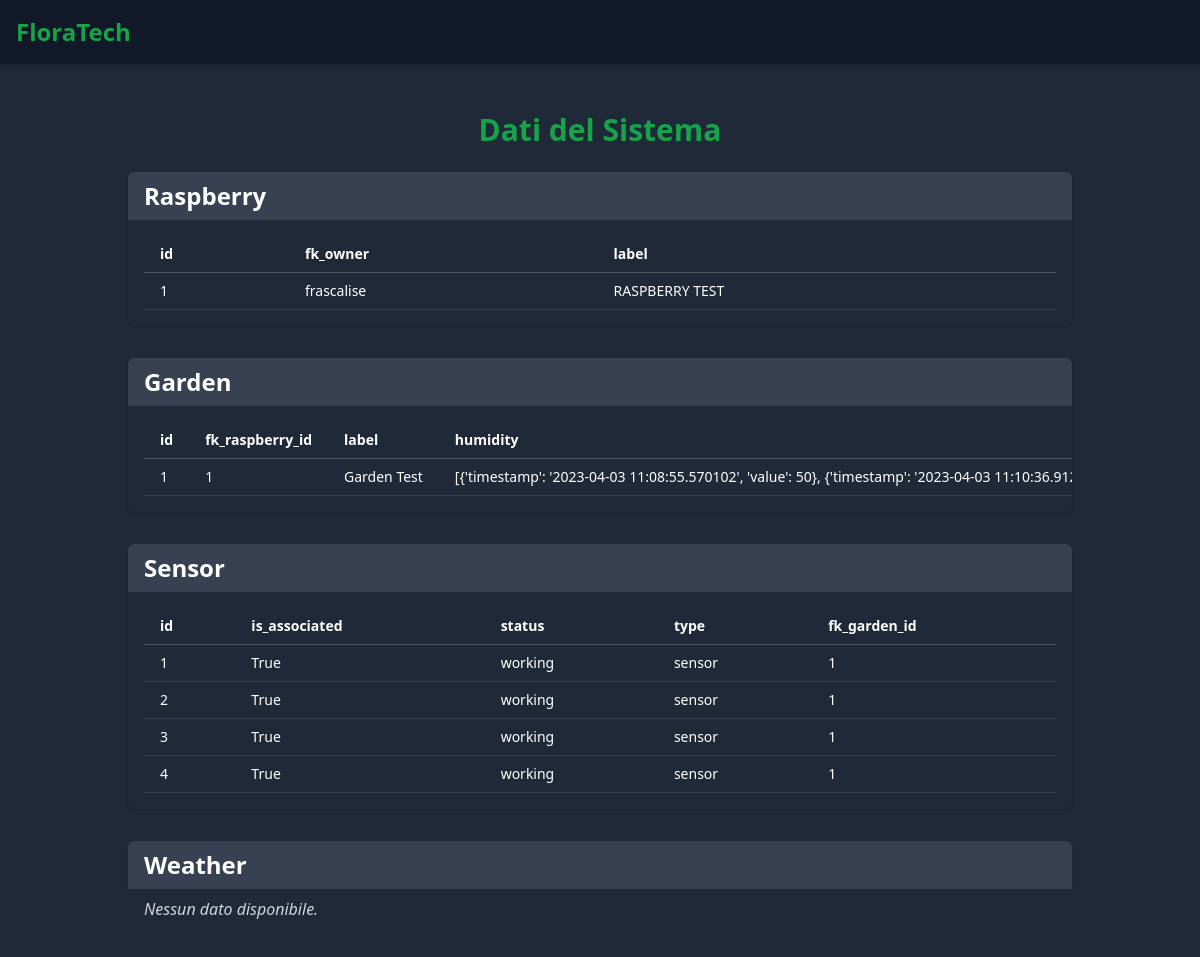
Page /api/show_all/ on the committed database.
### accounts/models.py (models this page shows)
class Raspberry(models.Model):
    id = models.AutoField(primary_key=True)
    fk_owner = models.CharField(max_length=50)
    label = models.CharField(max_length=50)

class Garden(models.Model):
    id = models.AutoField(primary_key=True)
    fk_raspberry = models.ForeignKey(Raspberry, on_delete=models.CASCADE)
    label = models.CharField(max_length=50)
    humidity = models.JSONField(default=list)
    temperature = models.JSONField(default=list)
    water = models.JSONField(default=list)

class Sensor(models.Model):
    id = models.AutoField(primary_key=True)
    is_associated = models.BooleanField()
    status = models.CharField(default="working", max_length=50) # [ working, not working ]
    type = models.CharField(default="sensor", max_length=50) # [ sensor, actuator ]
    fk_garden = models.ForeignKey(Garden, on_delete=models.CASCADE, null=True, blank=True)

### FloraTech/views.py (the view)
# urls.py: path("api/show_all/", show_all, name="show_all"),
def show_all(request):
    raspberry = Raspberry.objects.all().values()
    garden = Garden.objects.all().values()
    sensor = Sensor.objects.all().values()
    weather = Weather.objects.all().values()
    data = {
        'raspberry': list(raspberry),
        'garden': list(garden),
        'sensor': list(sensor),
        'weather': list(weather),
    }
    return render(request, 'api/show_all.html', {'data': data})

### templates/api/show_all.html (shortened to what this page needs)
{% extends "base.html" %}
{% block content %}
<div class="container mx-auto px-4 py-6">
    <h1 class="text-3xl font-bold text-green-600 mb-6 text-center">Dati del Sistema</h1>
    {% for key, items in data.items %}
    <div class="mb-8">
        <h2 class="text-2xl font-semibold text-white bg-gray-700 px-4 py-2 rounded-t-md shadow">
            {{ key|capfirst }}
        </h2>
        {% if items %}
        <div class="bg-gray-800 text-white p-4 rounded-b-md shadow overflow-x-auto">
            <table class="min-w-full text-sm text-left">
                <thead class="border-b border-gray-600">
                    <tr>
                        {% for field in items.0.keys %}
                        <th class="px-4 py-2">{{ field }}</th>
                        {% endfor %}
                    </tr>
                </thead>
                <tbody>
                    {% for item in items %}
                    <tr class="border-b border-gray-700 hover:bg-gray-700">
                        {% for value in item.values %}
                        <td class="px-4 py-2 whitespace-nowrap">{{ value }}</td>
                        {% endfor %}
                    </tr>
                    {% endfor %}
                </tbody>
            </table>
        </div>
        {% else %}
        <p class="text-gray-300 italic px-4 py-2 bg-gray-800 rounded-b-md">Nessun dato disponibile.</p>
        {% endif %}
    </div>
    {% endfor %}
</div>
{% endblock %}

### templates/base.html (shortened to what this page needs)
<!DOCTYPE html>
<html lang="it">
<head>
    <script src="https://cdn.tailwindcss.com"></script>
</head>
<body class="bg-gray-800">
    <nav class="bg-gray-900 p-4 flex justify-between items-center shadow-md">
        <a class="text-2xl font-bold text-green-600" href="{% url 'home' %}">FloraTech</a>
    </nav>
    <div class="container mx-auto p-6">
        {% block content %}{% endblock %}
    </div>
</body>
</html>

### rows in the picture
Raspberry: key "Raspberry", keys "id" "fk_owner" "label", values "1" "frascalise" "RASPBERRY TEST"
Garden: key "Garden", keys "id" "fk_raspberry_id" "label" "humidity", values "1" "1" "Garden Test" "[{'timestamp': '2023-04-03 11:08:55.570102', 'value': 50}, {'timestamp': '2023-04-03…"
Sensor: type "Sensor", keys "id" "is_associated" "status" "type" "fk_garden_id", values "1" "True" "working" "sensor" "1"
Sensor: values "2" "True" "working" "sensor" "1"
Sensor: values "3" "True" "working" "sensor" "1"
Sensor: values "4" "True" "working" "sensor" "1"

### other values in the picture
{{ key|capfirst }} "Weather"
